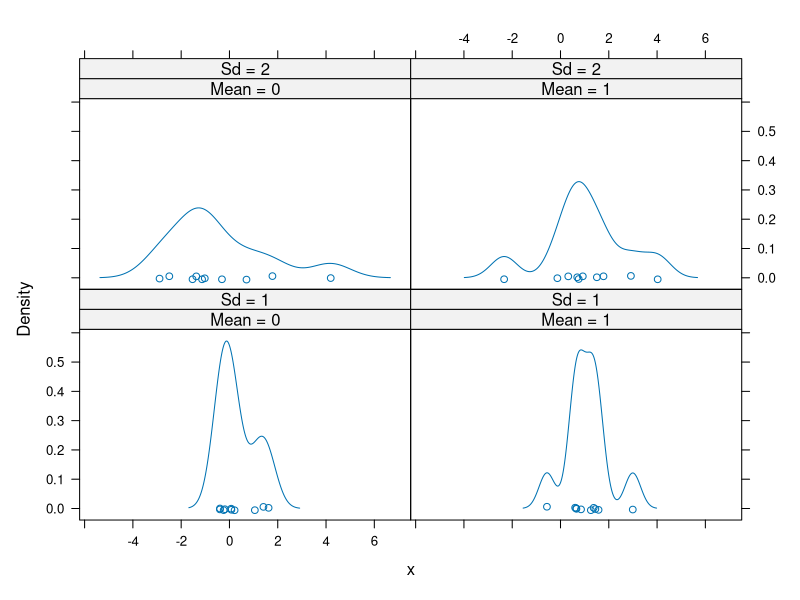
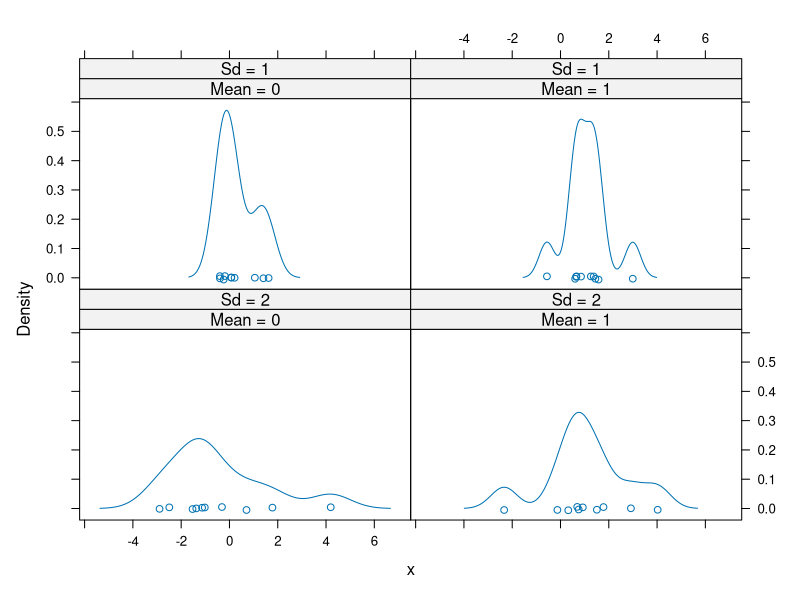

Here is the R script that generated these plots, in order:
###############################################################################################################
###############################################################################################################

# Examples - lattice

###############################################################################################################
###############################################################################################################

# make plots appear in order from top to bottom, left to right

n <- 10
means <- c(0,1)
sds <- c(1,2)
test <- data.frame(x = c(rnorm(n, means[1], sds[1]),
                         rnorm(n, means[1], sds[2]), 
                         rnorm(n, means[2], sds[1]), 
                         rnorm(n, means[2], sds[2])), 
                   mean = paste("Mean =", rep(means, each = 2*n)),
                   sd = paste("Sd =", rep(rep(sds, each=n), 2)))
head(test)

require(lattice)

# default order goes from bottom to top, left to right
densityplot(~ x | mean * sd, data = test)

# change to top to bottom, left to right
lattice.options(default.args = list(as.table = TRUE)) 
densityplot(~ x | mean * sd, data = test)

###############################################################################################################
###############################################################################################################
